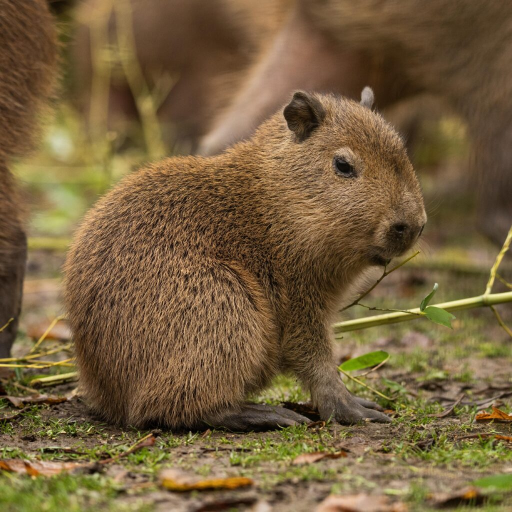
#> input picture Clase1/imgs/Kpi.jpg, 1024 x 1024 px (shown at 1/2 size)
$ python act1.py
#> lines starting #> are read from the running program, lines starting #| are printed output that depends on the picture
### Clase1/functions.py
import cv2
import numpy as np

def read_image(image_path):
    """
    Reads an image from the specified path and returns it.

    Args:
        image_path (str): The path to the image file.

    Returns:
        numpy.ndarray: The image read from the file.
    """
#> called with image_path = 'imgs/Kpi.jpg'
    imageBgr = cv2.imread(image_path, 1)      #flag = 1 (default), bgr; flag = 0, grayscale
#> imageBgr is the input picture: shape (1024, 1024, 3); mean B, G, R 61.4, 95.6, 117.7
    imageGray = cv2.imread(image_path, 0)          #flag = 0, grayscale
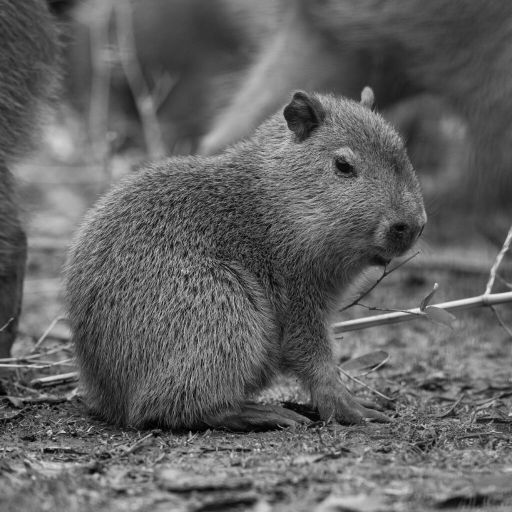
#> imageGray: shape (1024, 1024) (shown at 1/2 size); min 0, max 245, mean 98.3

    return imageBgr, imageGray

def show_image(image, title="Image"):
    """
    Displays an image in a window.

    Args:
        image (numpy.ndarray): The image to display.
        title (str): The title of the window.
    """
    cv2.imshow(title, image)
    cv2.waitKey(0)          # Wait for a key press if 0 or wait for specified milliseconds
    cv2.destroyAllWindows()

# [301 lines left out: functions resize_image, get_image_size, get_pixel_value, modify_pixel_value, gray_to_black_and_white, invert_B_R and 6 more, not called in this run]

### Clase1/act1.py
import functions as funcs
import numpy as np

def main():
    image_path = "imgs/Kpi.jpg"  # Replace with your image path
    imageBgr, imageGray = funcs.read_image(image_path)

    funcs.show_image(imageBgr, "Original BGR Image")
    # funcs.show_image(imageGray, "Original Grayscale Image")

    #Punto 1
#> (the run stopped early here; a loop or call above may not have finished)
